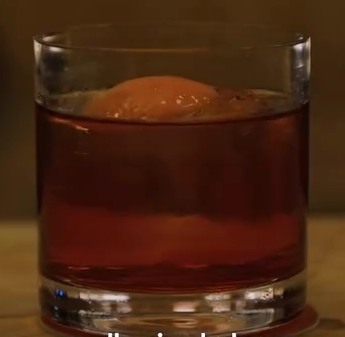
#> input picture references/crops/bbf-hero.png, 345 x 337 px; its folder holds 4 pictures in this run
$ python build-north-star-board.py
#> lines starting #> are read from the running program, lines starting #| are printed output that depends on the picture
#!/usr/bin/env python3
"""Compose reviewed reference crops without retouching their source content."""
from PIL import Image, ImageDraw, ImageFont
from pathlib import Path
import json
ROOT=Path(__file__).resolve().parents[1]
OUT=ROOT/'qa/evidence'; OUT.mkdir(parents=True,exist_ok=True)
F=Path('/System/Library/Fonts/Supplemental')
def font(name,size):
    try: return ImageFont.truetype(str(F/name),size)
    except OSError: return ImageFont.load_default(size=size)
serif=font('Georgia.ttf',54); sub=font('Georgia.ttf',35); sans=font('Arial.ttf',24); small=font('Arial.ttf',21); label=font('Arial Bold.ttf',22)
W,H=2280,1690
im=Image.new('RGB',(W,H),'#171b1a'); d=ImageDraw.Draw(im)
cream='#f2e8d6'; muted='#a6aaa0'; gold='#c4a77a'; line='#444943'
d.text((58,40),'THE FILMED DRINKS',font=label,fill=gold)
d.text((58,85),'SpiritAtlas',font=serif,fill=cream)
d.text((1440,100),'Fixed visual north stars · supplied video',font=sans,fill=muted)
d.line((58,174,W-58,174),fill=line,width=2)
cols=[
('01','BAR BON FUNK','BBF Negroni','bbf-hero','00:48.60 · finished serving','bbf-close','02:20.80 · glass, orange & heavy base','Dark garnet · bowed orange rind · substantial base'),
('02','MOGA','Ichigo Negroni','ichigo-hero','01:16.80 · finished serving','ichigo-flower','01:14.20 · layered flower & red garnish','Clear amber · dense yellow petals · red round garnish'),
('03','BAR SOMMA','Negroni Express','somma-hero','01:54.00 · finished serving','somma-side','01:49.00 · alternate angle & exposed ice','Red-orange · wrinkled shishito · long retained stem')]
for col,(num,venue,drink,hero,ht,support,st,note) in enumerate(cols):
    x=58+col*744
    if col: d.line((x-26,205,x-26,1570),fill=line,width=1)
    d.text((x,206),num+' / '+venue,font=label,fill=gold)
    d.text((x,245),drink,font=sub,fill=cream)
    for key,y,t in [(hero,310,ht),(support,970,st)]:
        source=Image.open(ROOT/'references/crops'/f'{key}.png').convert('RGB')
#> source is the input picture: PIL image 345x337 RGB; mean R, G, B 73.1, 38.1, 18
        box=(686,565)
        scale=min(box[0]/source.width,box[1]/source.height)
#> scale = 1.68
        shown=source.resize((round(source.width*scale),round(source.height*scale)),Image.Resampling.LANCZOS)
        px=x+(box[0]-shown.width)//2; py=y+(box[1]-shown.height)//2
#> after `px = x + (box[0] - shown.width) // 2`: px = 112
#> after `py = y + (box[1] - shown.height) // 2`: py = 310
        im.paste(shown,(px,py))
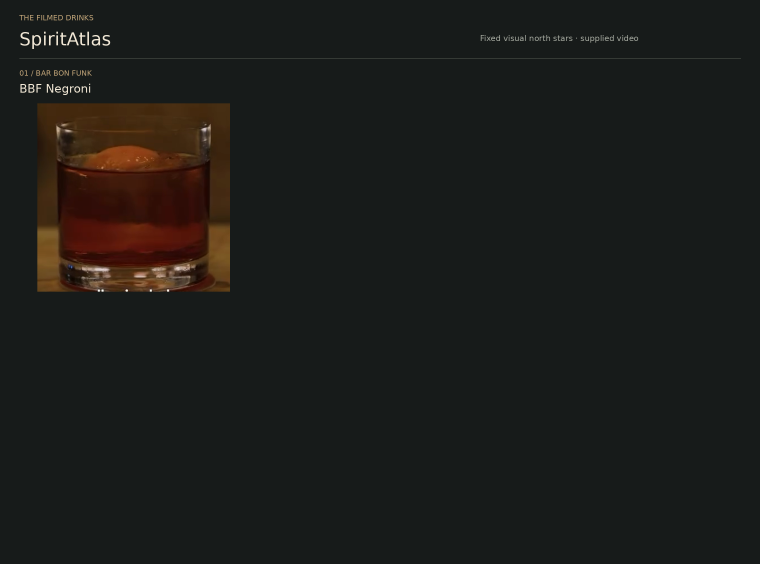
#> im: PIL image 2280x1690 RGB (shown at 1/3 size); mean R, G, B 27.8, 28.4, 25.8
#> (the run stopped early here; a loop or call above may not have finished)
